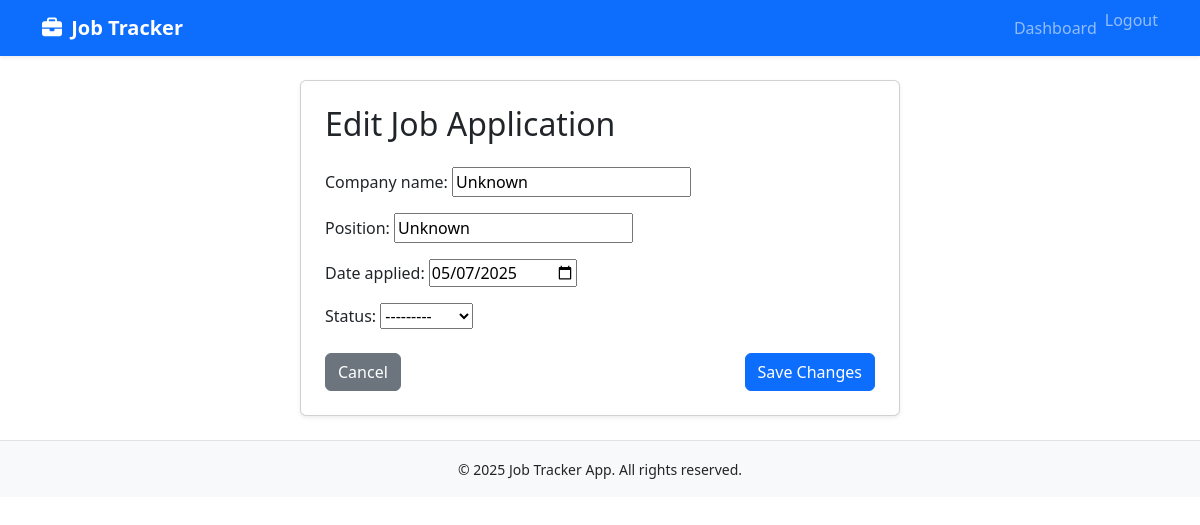
The app's page /edit/1/ (signed in) with its own data.
### jobs/models.py (models this page shows, shortened)
class JobApplication(models.Model):
    user = models.ForeignKey(User, on_delete=models.CASCADE)
    company_name = models.CharField(max_length=255)
    position = models.CharField(max_length=255)
    date_applied = models.DateField()
    status = models.CharField(max_length=50, choices=[
        ('applied', 'Applied'),
        ('interview', 'Interview'),
        ('offer', 'Offer'),
        ('rejected', 'Rejected'),
    ])

### jobs/views.py (the view)
# urls.py: path('edit/<int:job_id>/', views.edit_job, name='edit_job'),
@login_required
def edit_job(request, job_id):
    job = JobApplication.objects.get(id=job_id, user=request.user)
    if request.method == 'POST':
        form = JobApplicationForm(request.POST, instance=job)
        if form.is_valid():
            form.save()
            return redirect('dashboard')
    else:
        form = JobApplicationForm(instance=job)
    return render(request, 'jobs/edit_job.html', {'form': form, 'job': job})

### jobs/forms.py
class JobApplicationForm(forms.ModelForm):
    class Meta:
        model = JobApplication
        fields = ['company_name', 'position', 'date_applied', 'status']
        widgets = {
            'date_applied': forms.DateInput(attrs={'type': 'date'}),
        }

### jobs/templates/jobs/edit_job.html (shortened to what this page needs)
{% extends "base.html" %}
{% block content %}
<div class="card shadow-sm p-4 mx-auto" style="max-width: 600px;">
  <h2 class="mb-4">Edit Job Application</h2>
  <form method="post" novalidate>
    {{ form.as_p }}
    <div class="d-flex justify-content-between mt-4">
      <a href="{% url 'dashboard' %}" class="btn btn-secondary">
        Cancel
      </a>
      <button type="submit" class="btn btn-primary">
        Save Changes
      </button>
    </div>
  </form>
</div>
{% endblock %}

### records on screen
JobApplication: company_name "Unknown", position "Unknown", date_applied "05/07/2025", status "---------"

### other values on screen
{{ year|default:"2025" }} "2025"
